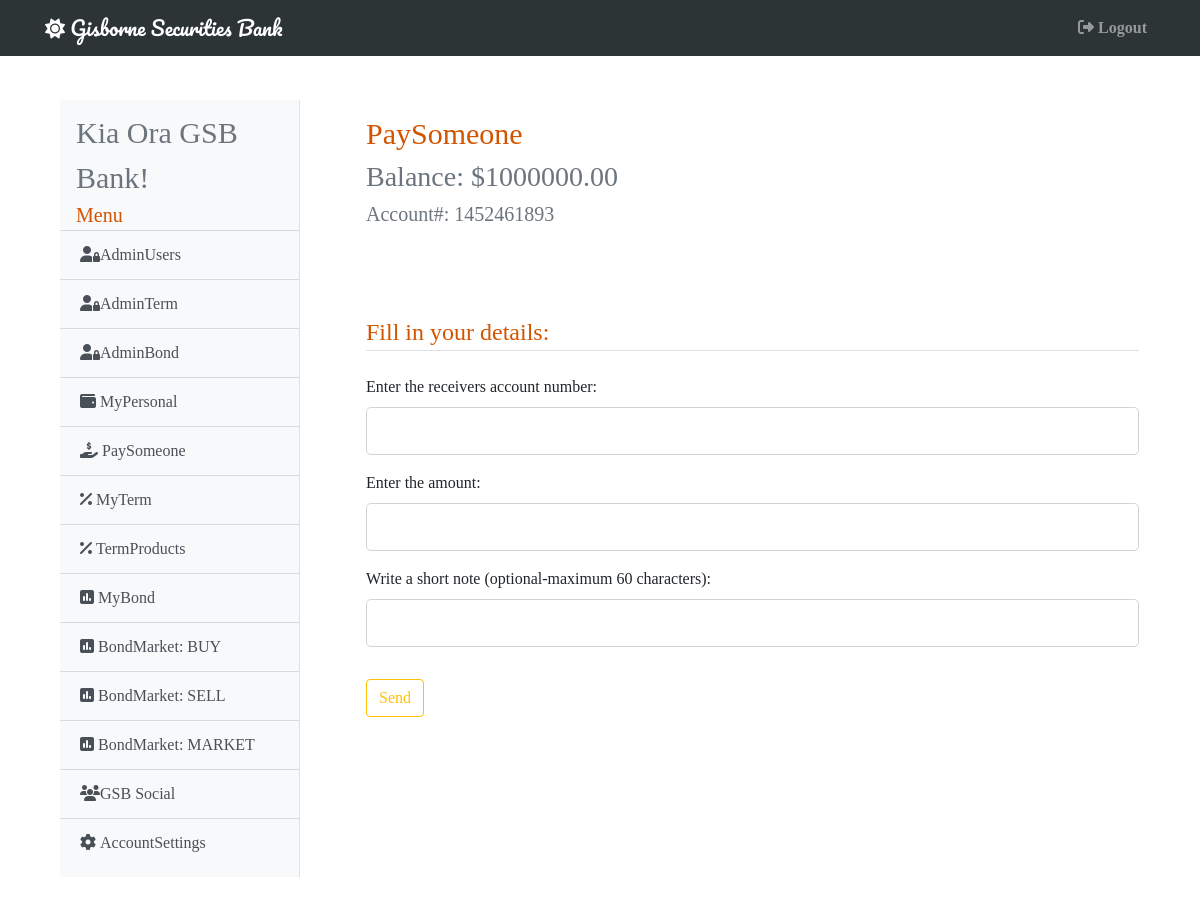
The app's page /paysomeone (signed in) with its own data.
### gsb/models.py (models this page shows, shortened)
class User(db.Model, UserMixin):
    id = db.Column(db.Integer, primary_key=True)
    username = db.Column(db.String(20), unique=True, nullable=False)
    email = db.Column(db.String(120), unique=True, nullable=False)
    password = db.Column(db.String(60), nullable=False)
    account = db.Column(db.BigInteger, unique=True, nullable=False)
    cash = db.Column(db.Numeric(20, 2), nullable=False)
    admin =  db.Column(db.Boolean, default=False, nullable=False)
    active =  db.Column(db.Boolean, default=False, nullable=False)
    market =  db.Column(db.Boolean, default=False, nullable=False)
    image = db.Column(db.Integer, default=1, nullable=False)
    inbox = db.Column(db.Integer, default=0, nullable=False)
    term = db.Column(db.Numeric(20, 2), nullable=False)
    bond = db.Column(db.Numeric(20, 2), nullable=False)
    total = db.Column(db.Numeric(20, 2), nullable=False)
    terms = db.relationship('Term', secondary="terms")
    bonds = db.relationship('Bond', secondary="bonds")
    buys = db.relationship('Bond', secondary="buys")
    sells = db.relationship('Bond', secondary="sells")
    receives = db.relationship('Receives', lazy='dynamic', backref='receiver')
    sends = db.relationship('Sends', lazy='dynamic', backref='sender')
    posts = db.relationship('Statuses', lazy='dynamic', backref='poster')
    messages = db.relationship('Messages', lazy='dynamic', backref='messager')

### gsb/main/routes.py (the view, shortened to what this page needs)
@main.route('/paysomeone', methods=['GET', 'POST'])
@login_required
def pay_someone():
    user = current_user.id
    personal = User.query.filter_by(id=user).first_or_404()
    form = PaySomeone()
    return render_template('pay_someone.html', title='PaySomeone', form=form, user=user, personal=personal)

### gsb/main/forms.py
class PaySomeone(FlaskForm):
    receiver = IntegerField('Enter the receivers account number:', validators=[DataRequired()])
    amount = DecimalField('Enter the amount:', validators=[DataRequired()], places=2)
    note = StringField('Write a short note (optional-maximum 60 characters):', validators=[Optional(), Length(min=1, max=60)])
    submit = SubmitField('Send')

### gsb/models.py (called while the page is built)
@login_manager.user_loader
def load_user(user_id):
    return User.query.get(int(user_id))

### gsb/templates/pay_someone.html (shortened to what this page needs)
{% extends 'base.html' %}
{% block content %}
    <div class="card-body shadow-lg p-3 mb-5 bg-white rounded">
        <h1 style="font-size: 30px; color: #d35400;">PaySomeone</h1>
        <h3 class="text-muted">Balance: ${{ personal.cash }}</h3>
        <h5 class="text-muted">Account#: {{ personal.account }}</h5>
    </div>
    <div class="card-body shadow-lg p-3 mb-5 bg-white rounded">
        <form method="POST" action="">
            <fieldset class="form-group">
                <legend class="border-bottom mb-4" style="color: #d35400;">Fill in your details:</legend>
                <div class="form-group">
                    {{ form.receiver.label(class="form-control-label") }}
                    {% if form.receiver.errors %}
                        {{ form.receiver(class="form-control form-control-lg is-invalid")}}
                        <div class="invalid-feedback">
                            {% for error in form.receiver.errors %}
                                <span>{{ error }}</span>
                            {% endfor %}
                        </div>
                    {% else %}
                        {{ form.receiver(class="form-control form-control-lg") }}
                    {% endif %}
                </div>
                <div class="form-group">
                    {{ form.amount.label(class="form-control-label") }}
                    {% if form.amount.errors %}
                        {{ form.amount(class="form-control form-control-lg is-invalid")}}
                        <div class="invalid-feedback">
                            {% for error in form.amount.errors %}
                                <span>{{ error }}</span>
                            {% endfor %}
                        </div>
                    {% else %}
                        {{ form.amount(class="form-control form-control-lg") }}
                    {% endif %}
                </div>
                <div class="form-group">
                    {{ form.note.label(class="form-control-label") }}
                    {% if form.note.errors %}
                        {{ form.note(class="form-control form-control-lg is-invalid")}}
                        <div class="invalid-feedback">
                            {% for error in form.note.errors %}
                                <span>{{ error }}</span>
                            {% endfor %}
                        </div>
                    {% else %}
                        {{ form.note(class="form-control form-control-lg") }}
                    {% endif %}
                </div>
            </fieldset>
            <div class="form-group">
              {{ form.submit(class="btn btn-outline-warning") }}
          </div>
        </form>
    </div>
{% endblock %}

### gsb/templates/base.html (shortened to what this page needs)
<!DOCTYPE html>
<html>
<head>
    <link rel="stylesheet" href="https://maxcdn.bootstrapcdn.com/bootstrap/4.0.0/css/bootstrap.min.css">
</head>
{% if current_user.image == 1 %}
  <body style="background-image: url('https://upload.wikimedia.org/wikipedia/commons/4/4f/Gisborne_NZ_Sunrise_Waikanae_Beach.jpg');
              background-size: cover; font-family: 'Noto+Serif+SC', 'sans-serif';">
{% elif current_user.image == 2 %}
  <body style="background-image: url('https://upload.wikimedia.org/wikipedia/commons/f/fc/Gladstone_Road_in_Gisborne_02.jpg');
              background-size: cover; font-family: 'Noto+Serif+SC', 'sans-serif';">
{% elif current_user.image == 3 %}
  <body style="background-image: url('https://upload.wikimedia.org/wikipedia/commons/c/cb/Railway_Bridge_over_Turanganui_River%2C_Gisborne.jpg');
              background-size: cover; font-family: 'Noto+Serif+SC', 'sans-serif';">
{% endif %}
  <header class="site-header">
    {% if current_user.admin == True %}
      <nav class="navbar navbar-expand-md navbar-dark bg-steel fixed-top" style="max-width: vw100; background-color: #2d3436;">
    {% else %}
      <nav class="navbar navbar-expand-md navbar-dark bg-steel fixed-top" style="max-width: vw100; background-color: #d35400;">
    {% endif %}
      <div class="container">
        <a class="navbar-brand" style="font-family: 'Pacifico', 'sans-serif';" href="/"><i class="fas fa-sun"></i> Gisborne Securities Bank</a>
          <div class="navbar-nav">
            <a class="nav-item nav-link" href="{{ url_for('main.logout') }}"><b><i class="fas fa-sign-out-alt mr-1"></i>Logout</b></a>
          </div>
        </div>
    </nav>
  </header>
    <main role="main" class="container">
      <div class="row">
        <div class="col-md-3" style="padding-top: 100px; padding-left: 30px; padding-bottom: 30px;">
          <div class="bg-light border-right" id="sidebar-wrapper" style="padding-block: 10px;">
            <div class="sidebar-heading ml-3 text-muted" style="font-size: 30px;">Kia Ora {{ current_user.username }}!</div>
            <div class="sidebar-heading ml-3" style="font-size: 20px; color: #d35400;">Menu</div>
            <div class="list-group list-group-flush">
            {% if current_user.admin == True %}
              <a href="{{ url_for('admin.admin_users') }}" class="list-group-item list-group-item-action bg-light"><i class="fas fa-user-lock"></i>AdminUsers</a>
              <a href="{{ url_for('admin.admin_term') }}" class="list-group-item list-group-item-action bg-light"><i class="fas fa-user-lock"></i>AdminTerm</a>
              <a href="{{ url_for('admin.admin_bond') }}" class="list-group-item list-group-item-action bg-light"><i class="fas fa-user-lock"></i>AdminBond</a>
            {% endif %}
              <a href="{{ url_for('main.my_personal') }}" class="list-group-item list-group-item-action bg-light"><i class="fas fa-wallet mr-1"></i>MyPersonal</a>
              <a href="{{ url_for('main.pay_someone') }}" class="list-group-item list-group-item-action bg-light"><i class="fas fa-hand-holding-usd mr-1"></i>PaySomeone</a>
              <a href="{{ url_for('term.my_term')}}" class="list-group-item list-group-item-action bg-light"><i class="fas fa-percent mr-1"></i>MyTerm</a>
              <a href="{{ url_for('term.term_products') }}" class="list-group-item list-group-item-action bg-light"><i class="fas fa-percent mr-1"></i>TermProducts</a>
              <a href="{{ url_for('bond.my_bond') }}" class="list-group-item list-group-item-action bg-light"><i class="fas fa-poll mr-1"></i>MyBond</a>
              <a href="{{ url_for('bond.buy_bond') }}" class="list-group-item list-group-item-action bg-light"><i class="fas fa-poll mr-1"></i>BondMarket: BUY</a>
              <a href="{{ url_for('bond.sell_bond') }}" class="list-group-item list-group-item-action bg-light"><i class="fas fa-poll mr-1"></i>BondMarket: SELL</a>
              <a href="{{ url_for('bond.bond_market') }}" class="list-group-item list-group-item-action bg-light"><i class="fas fa-poll mr-1"></i>BondMarket: MARKET</a>
              <a href="{{ url_for('main.gsb_social')}}" class="list-group-item list-group-item-action bg-light"><i class="fas fa-users"></i>GSB Social</a>
              <a href="{{ url_for('main.account_settings') }}" class="list-group-item list-group-item-action bg-light"><i class="fas fa-cog mr-1"></i>AccountSettings</a>
            </div>
          </div>
        </div>
        <div class="col-md-9" style="padding-top: 100px; padding-left: 35px;">
          {% block content %}{% endblock %}
        </div>
        </div>
    </main>
</body>
</html>

### records on screen
User: username "GSB Bank", cash "1000000.00", account "1452461893"
